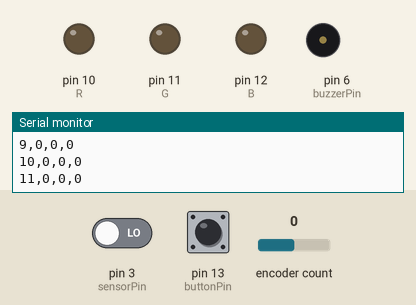
Recording of a sketch running on a simulated Arduino Uno, built with avr-gcc and run on an emulated ATmega328P. Parts: output pins drawn as LEDs (lit = HIGH), buzzer (waves = sounding), the last lines printed to the serial monitor. Dashed ring = blinking. The inputs (shaded band) are chosen by the test bench; at power-on: pin 13 (buttonPin) HIGH, encoder count 0, pin 3 (sensorPin) LOW.

Above: at 1.2 s.
1.3 s: pin 13 (buttonPin) pulled LOW for 0.15 s
At 1.8 s:
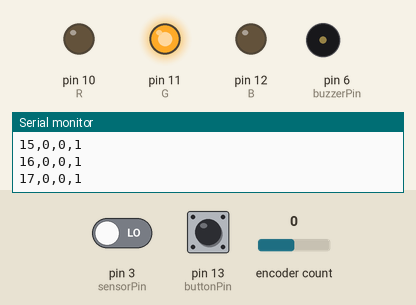
2.9 s: encoder count set to 1
4.4 s: pin 13 (buttonPin) pulled LOW for 1 s
At 4.8 s:
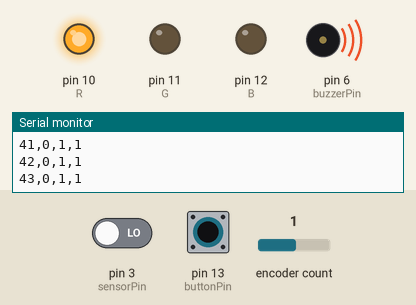
At 5.4 s:
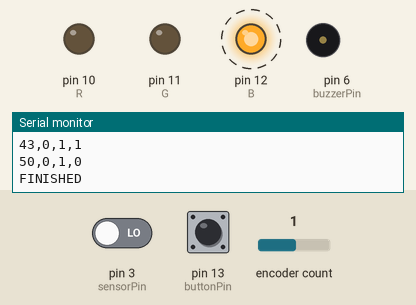
Timing chart, 0 to 13.5 s (numbered marks = the images above; inputs shaded):
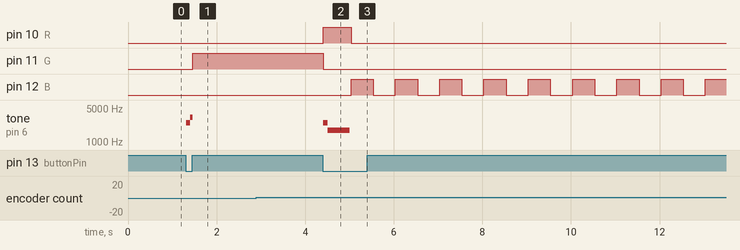

Measured:
- after the input at 1.3 s, pin 11 (G): LOW → HIGH after 0.16 s; tone on pin 6 (buzzerPin): silent → 2500 Hz at once, → 3250 Hz 0.10 s later, → silent 0.05 s later
- after the input at 4.4 s, pin 10 (R): LOW → HIGH at once, → LOW 0.63 s later; pin 11 (G): HIGH → LOW at once; pin 12 (B): alternates HIGH for 0.50 s and LOW for 0.50 s, starting after 0.64 s; tone on pin 6 (buzzerPin): silent → 2500 Hz at once, → 1750 Hz 0.10 s later, → silent 0.50 s later

The sketch:

test_code.ino
```cpp
/*

  Code for testsensorPibg components of Spimeter proyect

*/
#include <Encoder.h>
#include <Time.h>
#include <TimeLib.h>


// Variable declarations:
int sensorPin = 3; // sensor decl
int buttonPin = 13; // button decl
int buzzerPin = 6; // buzzer decl
int finishButton = 1;
// comunication decl RX
// comunication decl TX
Encoder encoder(8, 9); // rotatory encoder setup
int bautrate = 19200;


unsigned long duration = 0;
float rps = 0;
int counter = 0;
int present = 0;
int previous = 0;
unsigned long elapsed = 0;
unsigned long elapsed_prev = 0;

String st = "";
int rpso = 0;
int enc = 0;
int oldPosition  = 0;
int newPosition = 0;
int resolution = 100;

int msi = millis() / resolution;
unsigned long millPrev = 0;
unsigned long mill = 0;
int countForFinishing;
bool restart = false;
int aux0 = 0;
int flag = 1;

bool state = false;
int R = 10;
int G = 11;
int B = 12;


void setup() {
  Serial.begin(bautrate); // serial for test and visualization, comment later if not needed
  pinMode(sensorPin, INPUT); // black = 1 || white = 0
  pinMode(buttonPin, INPUT); // on = 0
  pinMode(buzzerPin, OUTPUT); // pressed = 0
  pinMode(finishButton, INPUT);

  pinMode(R, OUTPUT);
  pinMode(G, OUTPUT);
  pinMode(B, OUTPUT);

  //st = "m,r,e,s,f";
  //Serial.println(st);

}


void loop() {


  countForFinishFunct();

  if ((digitalRead(buttonPin) == 0) && state == false) {
    advTone();
    state = true;
    digitalWrite(G, HIGH);
    digitalWrite(R, LOW);


  } else if ((digitalRead(buttonPin) == 0) && state == true) {
    digitalWrite(G, LOW);
    digitalWrite(R, HIGH);
    advTone();
    state = false;
  }
  printData();
  delay(25);
}


void advTone() {
  if (state == false) {
    tone(buzzerPin, 2500);
    delay(100);
    noTone(buzzerPin);
    tone(buzzerPin, 3250);
    delay(50);
    noTone(buzzerPin);
  } else if (state == true) {
    tone(buzzerPin, 2500);
    delay(100);
    noTone(buzzerPin);
    tone(buzzerPin, 1750);
    delay(500);
    noTone(buzzerPin);
  }

}

void printData() {
  millPrev = mill;

  mill = millis() / resolution - msi;
  enc = getEncVal();
  if (millPrev != mill) {
    if (state == true) {
      mill = millis() / resolution - msi;
      rpso = getRPS();
      st = String(mill) + ',' + String(rpso) + ',' + String(enc) + ',' + String(state);
      Serial.println(st);

    } else if (state == false) {
      mill = millis() / resolution - msi;
      st = String(mill) + ',' + String(rpso) + ',' + String(enc) + ',' + String(state);
      Serial.println(st);

    }
  }
}


float getRPS() {

  ///////////////////////one rotation measure///////////////////
  if (digitalRead(sensorPin) == 1 && previous == 0)
  {
    previous = 1;
    duration = elapsed - elapsed_prev;
    elapsed_prev  = micros();
  }
  if (digitalRead(sensorPin) == 1 && previous == 1)
  {
    previous = 1;
  }
  if (digitalRead(sensorPin) == 0 && previous == 1)
  {
    previous = 0;
  }
  if (digitalRead(sensorPin) == 0 && previous == 0)
  {
    previous = 0;
    elapsed = micros();
  }
  //////////////////////////////////////////////////////////////

  rps = 1000000 / duration;

  return rps;
}


int getEncVal() {
  if (state == true) {
    newPosition = encoder.read() / 4;
    if (newPosition != oldPosition) {
      oldPosition = newPosition;
      tone(buzzerPin, 3000);
      delay(5);
      noTone(buzzerPin);

      return newPosition;
    }

  } else {
    return oldPosition;
  }

}

void countForFinishFunct() {
  if (digitalRead(finishButton) == 0) {
    aux0 = aux0 + 1;
  }
  while (aux0 > 150 && state == false) {

//    if (flag == 1) {
      Serial.println("FINISHED");
//      flag = 0;
//     delay(1000);
//   }

    digitalWrite(R, LOW);
    digitalWrite(G, LOW);
    digitalWrite(B, HIGH);
    delay(500);
    digitalWrite(B, LOW);
    delay(500);

  }
}
```
